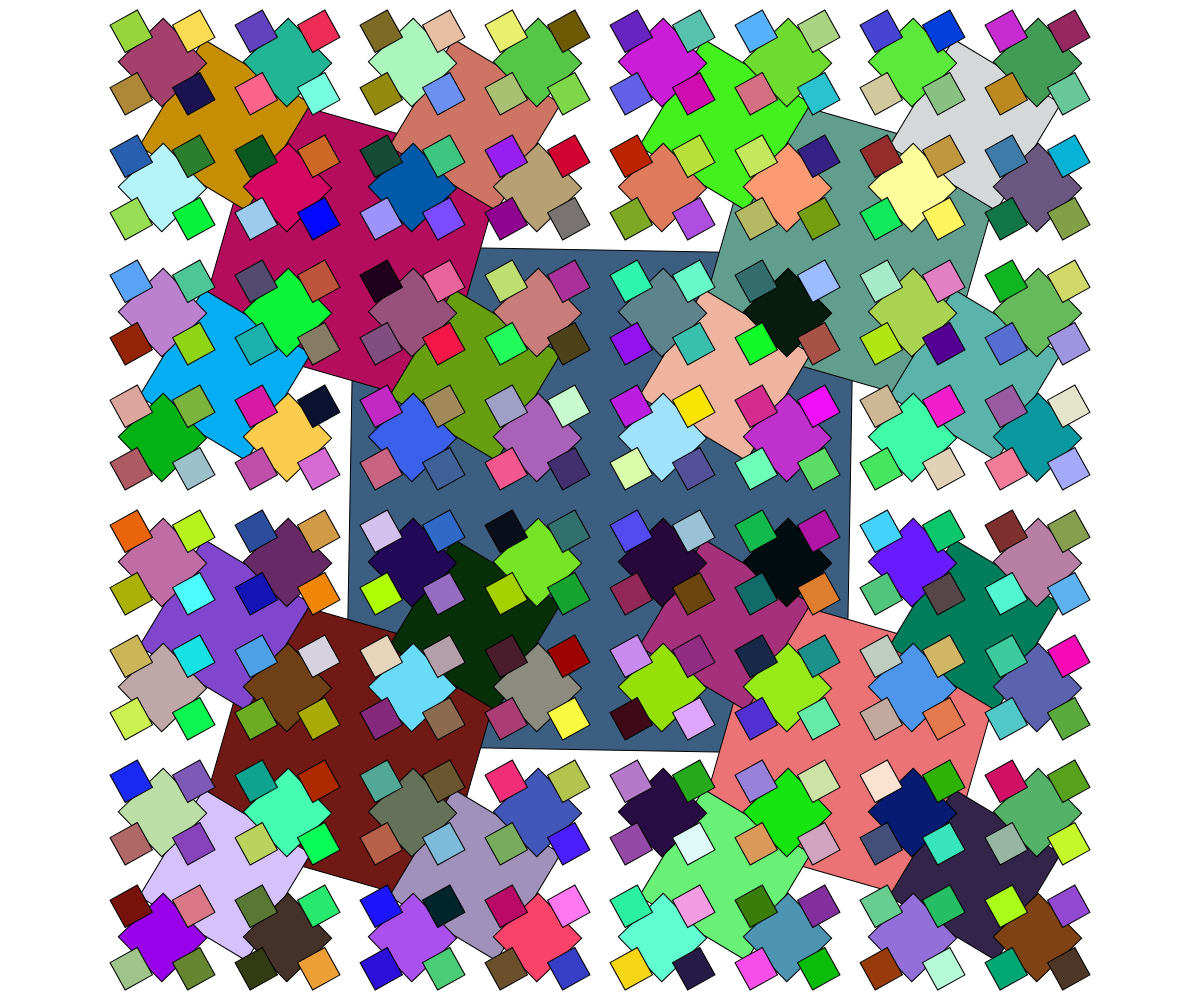
Frame 1 (no input)
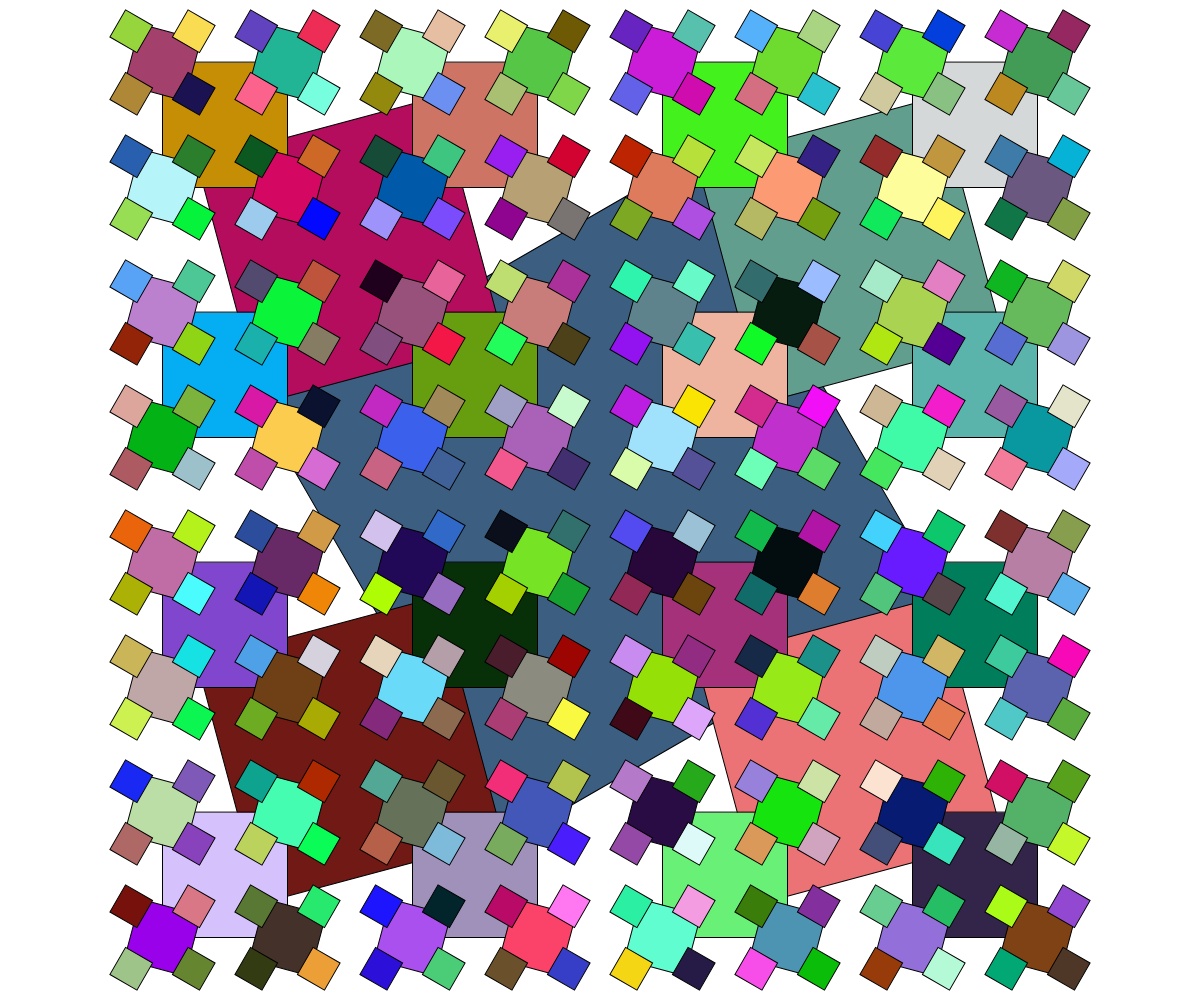
Frame 60 (no input)
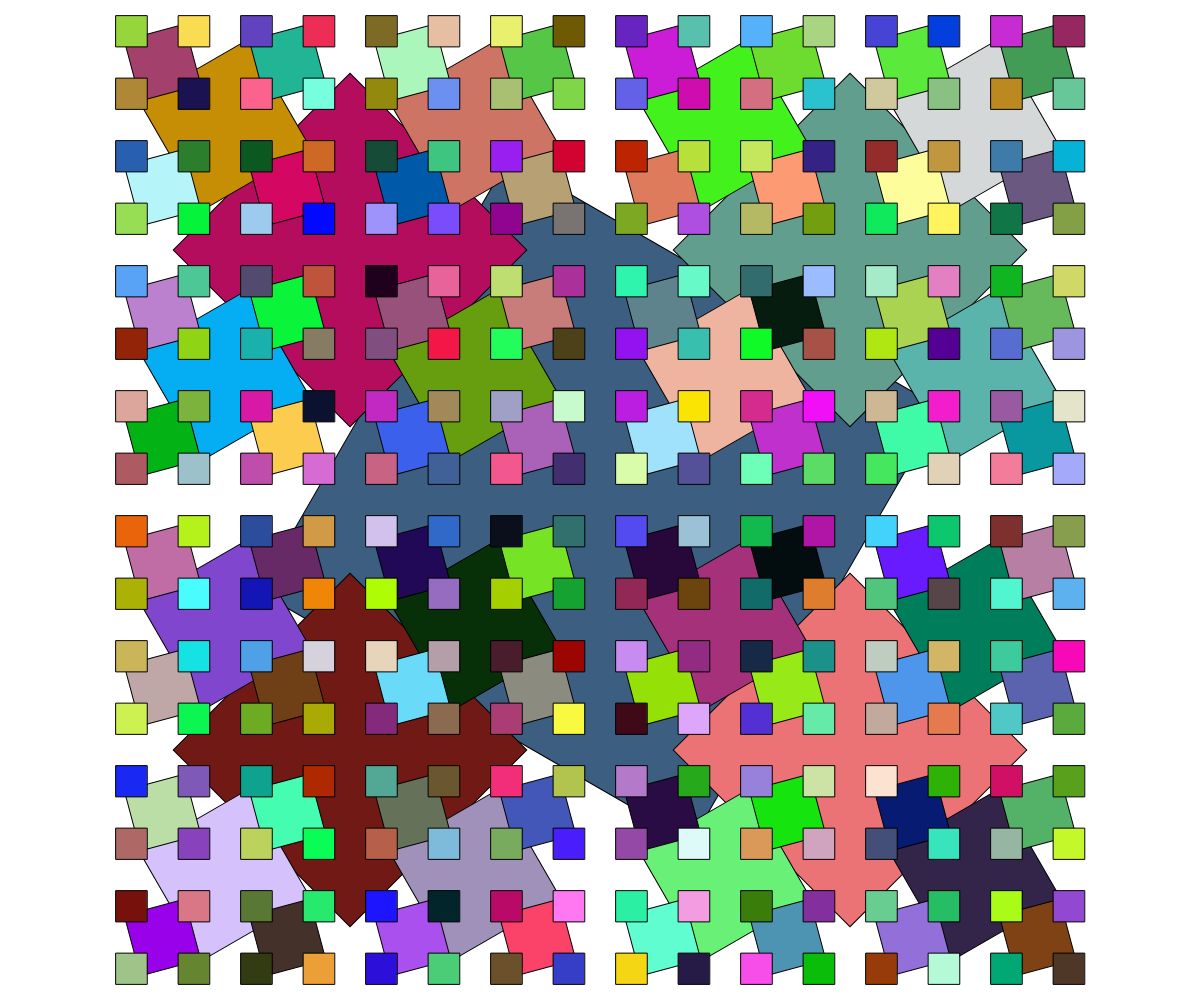
Frame 120 (the mouse pressed at the canvas centre since frame 60)

The p5.js sketch that drew these frames (run headless with seeded random() and noise() and a simulated clock; from frame 60 on, the mouse is pressed at the canvas centre):

// p5.js sketch
// ── sketch.js
// Recursion and Visualization
// Mr. Scott
// Nov 22, 2023
// Creating some recursive imagry (fractals)

function setup() {
  createCanvas(windowWidth, windowHeight);
  //noLoop();
  noFill();
}

function draw() {
  randomSeed(1);  //resets where our random number selection is
  background(255);
  //cCircle(width/2, height/2, width);
  //cantor(width*0.1, height*0.3, width*0.8,9);
  //circles(width/2, height/2, height*0.5);
  fractalRectangles(width/2,height/2,height*0.5,0);
}

function fractalRectangles(x, y, sideLength, angle){
  rectMode(CENTER);
  if(sideLength > 20){
    push();
    translate(x,y);
    rotate(radians(angle+frameCount));
    fill(random(255),random(255),random(255));
    square(0,0,sideLength);
    pop();

    //recursive calls
    fractalRectangles(x-sideLength/2,y-sideLength/2,sideLength/2,angle+15);
    fractalRectangles(x+sideLength/2,y-sideLength/2,sideLength/2,angle+15);
    fractalRectangles(x-sideLength/2,y+sideLength/2,sideLength/2,angle+15);
    fractalRectangles(x+sideLength/2,y+sideLength/2,sideLength/2,angle+15);
    
  }

}


function circles(x, y, d){
  if(d > 2){
    circle(x,y,d);
    //recursive call(s)
    circles(x - d/2, y, d/2);
    circles(x + d/2, y, d/2);
    circles(x, y + d/2, d/2);
  }
  //base case
}


function cantor(x, y, len, depth){
  if(depth > 1){
    line(x,y,x+len,y);
    rect(x,y,len,10);
    cantor(x,y+20,len/3,depth-1);
    cantor(x+len*2/3,y+20,len/3,depth-1);
  }
}






function cCircle(x, y, d){
  print(1);
  if (d > 10){
    //do some work, and recurse
    circle(x,y,d);
    let newD = map(mouseX,0,width,1.01,1.5);
    cCircle(x,y,d/newD);

  }
  //if that wasn't true, function ends (base case)
}
